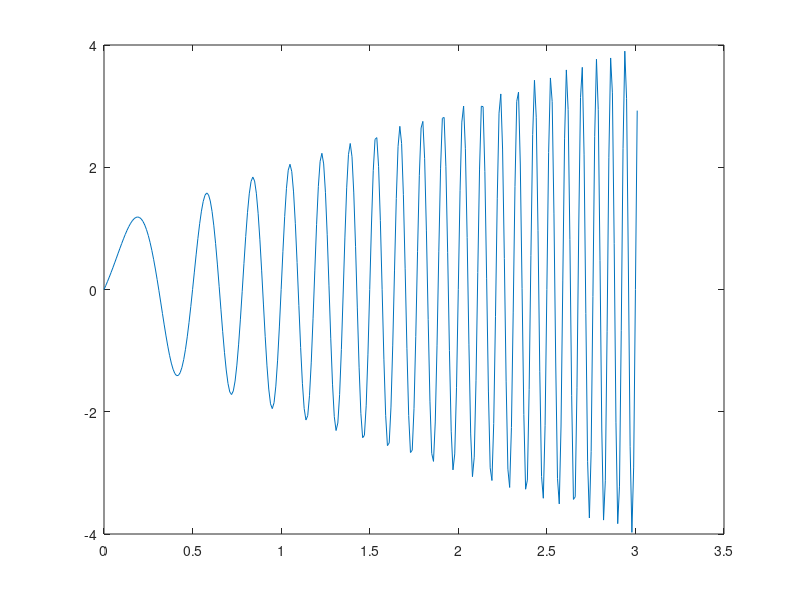

This chart was generated by the following MATLAB code:
clear all; close all; clc;

t = [0:0.01:3.01];
amp = [1:0.01:4.01];
f = [1:0.02:7.02];
y = amp .* sin (f .* 2 .* pi .* t);

figure()
plot(t,y);